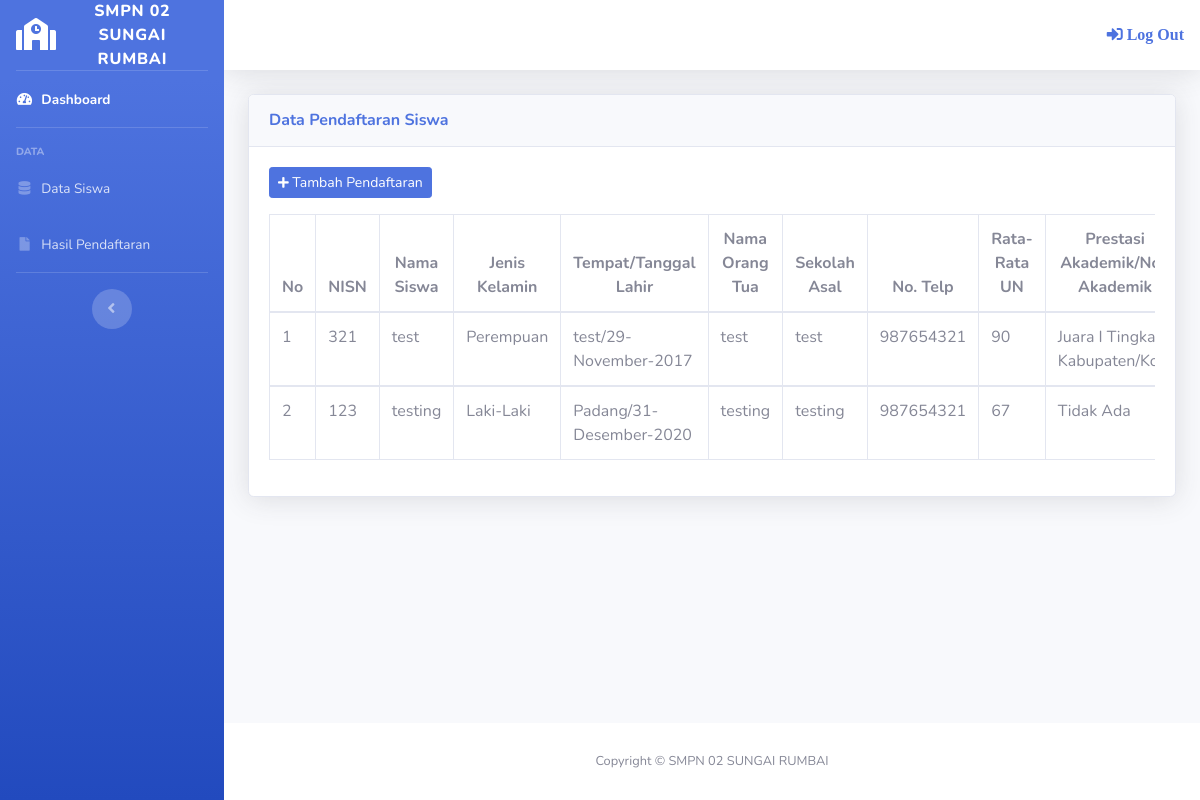
Page /siswa/datasiswa.php (signed in) on the committed database.
### tables this page shows
CREATE TABLE `tbl_siswa` (
  `nisn` varchar(15) NOT NULL,
  `nm_siswa` varchar(30) NOT NULL,
  `jenis_kelamin` varchar(15) NOT NULL,
  `tempat_lahir` varchar(20) NOT NULL,
  `tanggal_lahir` date NOT NULL,
  `nm_orangtua` varchar(30) NOT NULL,
  `sekolah_asal` varchar(30) NOT NULL,
  `no_telp` varchar(12) NOT NULL,
  `rata_un` float NOT NULL,
  `prestasi` varchar(50) NOT NULL
);

CREATE TABLE `tbl_daftar` (
  `id_pendaftaran` int(11) NOT NULL,
  `nisn` varchar(15) NOT NULL,
  `id` int(11) NOT NULL,
  `status` int(11) NOT NULL
);

### siswa/datasiswa.php (the view, shortened to what this page needs)
<?php
	include ("style/header.php");
	include ("style/sidebar.php");
  function tgl_indo($tanggal){
    $bulan = array(
      1 => 'Januari',
      'Februari',
      'Maret',
      'April',
      'Mei',
      'Juni',
      'Juli',
      'Agustus',
      'September',
      'Oktober',
      'November',
      'Desember',);
    $pecahkan = explode('-', $tanggal);
    return $pecahkan[2] . '-' . $bulan[(int)$pecahkan[1]] . '-' . $pecahkan[0];
  }
?>
<div class="container-fluid">
	<div class="card shadow">
		<div class="card-header py-3">
			<h6 class="m-0 font-weight-bold text-primary">Data Pendaftaran Siswa</h6>
		</div>
		<div class="card-body">
			<div class="form-group">
				<button class="btn btn-sm btn-primary" data-toggle="modal" data-target="#tambah_pendaftaran"><i class="fas fa-plus fa-sm"></i> Tambah Pendaftaran</button>
			</div>
			<div class="table-responsive">
				<table class="table table-bordered">
					<thead>
						<tr>
							<th style="text-align: center;">No</th>
							<th style="text-align: center;">NISN</th>
							<th style="text-align: center;">Nama Siswa</th>
							<th style="text-align: center;">Jenis Kelamin</th>
							<th style="text-align: center;">Tempat/Tanggal Lahir</th>
							<th style="text-align: center;">Nama Orang Tua</th>
							<th style="text-align: center;">Sekolah Asal</th>
							<th style="text-align: center;">No. Telp</th>
							<th style="text-align: center;">Rata-Rata UN</th>
             	<th style="text-align: center;">Prestasi Akademik/Non Akademik</th>
						</tr>
					</thead>
					<?php
					include ("../config/koneksi.php");
					$no = 1;
					$sql = mysqli_query($konek,"SELECT * FROM tbl_siswa a LEFT JOIN tbl_daftar b ON a.nisn=b.nisn LEFT JOIN tbl_login c ON b.id=c.id WHERE c.id = '$_SESSION[id]'");
					while ($data = mysqli_fetch_array($sql)){
					?>
					<tbody>
						<tr>
							<td><?php echo $no++; ?></td>
							<td><?php echo $data['nisn']; ?></td>
							<td><?php echo $data['nm_siswa']; ?></td>
							<td><?php echo $data['jenis_kelamin']; ?></td>
							<td><?php echo $data['tempat_lahir']; ?>/<?php echo tgl_indo($data['tanggal_lahir']); ?></td>
							<td><?php echo $data['nm_orangtua']; ?></td>
							<td><?php echo $data['sekolah_asal']; ?></td>
							<td><?php echo $data['no_telp']; ?></td>
							<td><?php echo $data['rata_un']; ?></td>
            	<td><?php echo $data['prestasi']; ?></td>
						</tr>
					</tbody>
					<?php
					}
					?>
				</table>
			</div>
		</div>
	</div>
</div>
<?php
	include ("style/footer.php");
?>

### rows in the picture
tbl_siswa: tbl_daftar.nisn "321", nm_siswa "test", jenis_kelamin "Perempuan", tempat_lahir "test", tanggal_lahir "29-November-2017", nm_orangtua "test", sekolah_asal "test", no_telp "987654321", rata_un "90", prestasi "Juara I…"
tbl_siswa: tbl_daftar.nisn "123", nm_siswa "testing", jenis_kelamin "Laki-Laki", tempat_lahir "Padang", tanggal_lahir "31-Desember-2020", nm_orangtua "testing", sekolah_asal "testing", no_telp "987654321", rata_un "67", prestasi "Tidak Ada"
